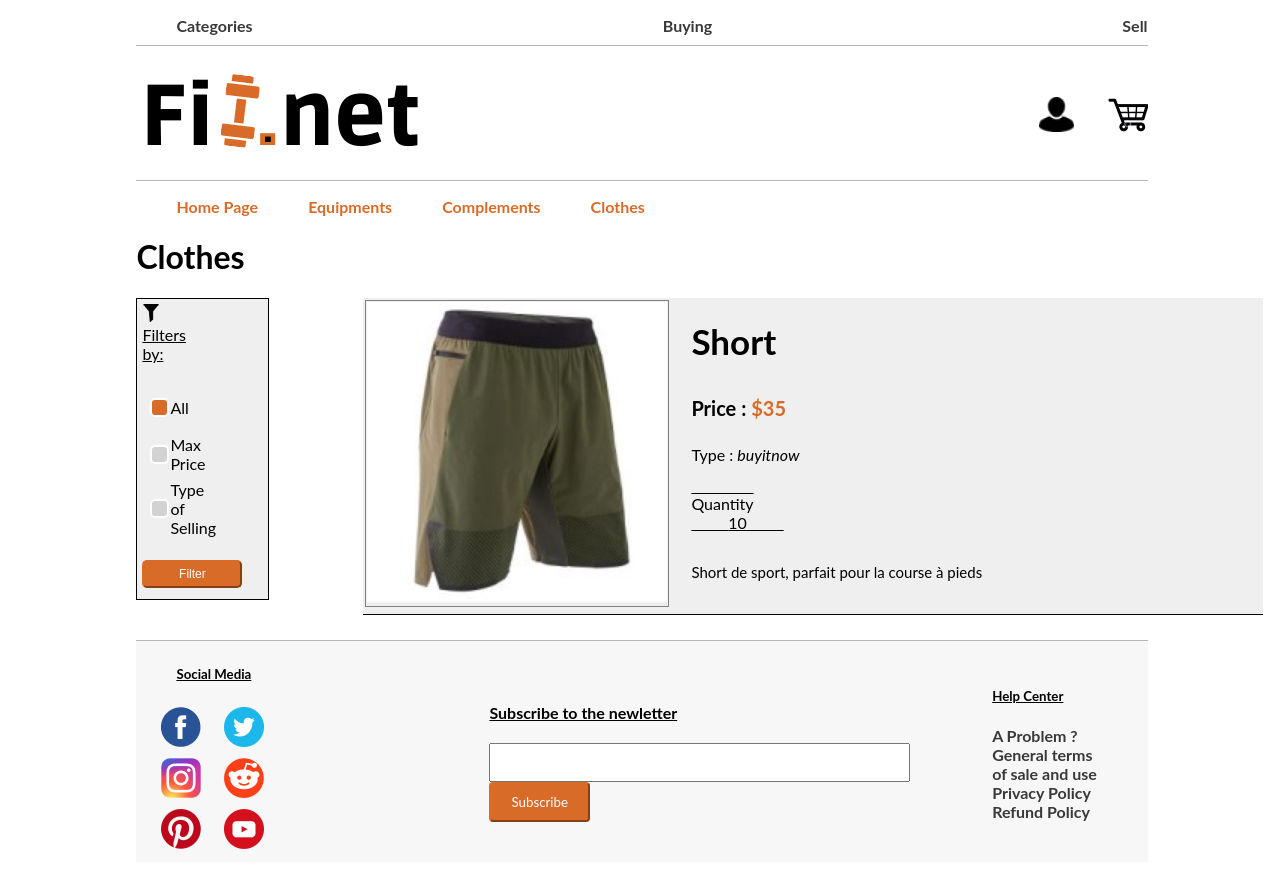
Screenshot of /PHP/clothes.php (signed in) with the database file from the repository.
### tables this page shows
CREATE TABLE IF NOT EXISTS `items` (
  `id` int(11) NOT NULL AUTO_INCREMENT,
  `name` text NOT NULL,
  `description` text NOT NULL,
  `price` int(11) NOT NULL,
  `category` text NOT NULL,
  `photo1` text NOT NULL,
  `photo2` text NOT NULL,
  `photo3` text NOT NULL,
  `video` text NOT NULL,
  `quantity` int(11) NOT NULL,
  `type_of_selling` text NOT NULL,
  `id_seller` int(11) NOT NULL,
  PRIMARY KEY (`id`)
);

### PHP/clothes.php (the view, shortened to what this page needs)
<!DOCTYPE html>
<html lang="en">
<head>
    <link rel="stylesheet" type="text/css" href="../CSS/categorie.css">
</head>
    <body>
        <?php include 'header.php'?>
        <?php
            $mysqli = new mysqli('127.0.0.1','root', '', 'fitnet', NULL) or die("Connect failed");
            $allauctions = array();
            $result2 = $mysqli->query("SELECT * FROM `auction`");
            if($result2->num_rows > 0){
                while($row = $result2->fetch_assoc()) {
                    $auction=array($row["id_auction"],$row["id_seller"],$row["id_buyer"],$row["id_item"],$row["price"],$row["status"],$row["date"],$row["secondbestprice"]);
                    $allauctions[]=$auction;
                }
            }
            $nbAuctions = count($allauctions);
            for($i=0;$i<$nbAuctions;$i++){
                $currentId = $allauctions[$i][0];
                $actualDate = date("Y-m-d");
                $actualDate = date_create($actualDate);
                $dateauction = date_create($allauctions[$i][6]);
                $diff = date_diff($actualDate, $dateauction);
                if($diff->format('%R%a days')<0){
                $mysqli->query("UPDATE `auction` SET `status`='finished' WHERE `id_auction`='$currentId' ");
                $secondbestprice = $allauctions[$i][7];
                $finalprice = $secondbestprice+1;
                $id_buyer =  $allauctions[$i][2];
                $id_seller =  $allauctions[$i][1];
                $id_item =  $allauctions[$i][3];
                $mysqli->query("UPDATE items SET price='$finalprice' WHERE `id`='$id_item' ");
                $mysqli->query("INSERT INTO `buyitnow`(`id_buyitnow`, `id_seller`, `id_buyer`, `price`, `status`,`id_item`,`quantity`) VALUES(NULL,'$id_seller','$id_buyer','$finalprice','shoppingcart','$id_item','1')");
                }
            }
            $allProducts = array();
            $result = $mysqli->query("SELECT * FROM `items` WHERE `category`='clothe'");
            if($result->num_rows > 0){
                while($row = $result->fetch_assoc()) {
                    if($row["type_of_selling"] == "auction"){
                        $iditemauction = $row["id"];
                        $checkstatus = $mysqli->query("SELECT `status` FROM `auction` WHERE `id_item`='$iditemauction' ");
                        if($checkstatus->num_rows > 0){
                            while($row2 = $checkstatus->fetch_assoc()){
                                if($row2["status"] == "inprogress"){
                                    $product=array($row["id"],$row["name"],$row["photo1"],$row["price"],$row["description"],$row["quantity"],$row["type_of_selling"]);
                                    $allProducts[]=$product;
                                }
                            }
                        }
                    }else{
                        $product=array($row["id"],$row["name"],$row["photo1"],$row["price"],$row["description"],$row["quantity"],$row["type_of_selling"]);
                        $allProducts[]=$product;
                    }
                }
            }
            $nbProducts = count($allProducts);
        ?>
       <h1>Clothes</h1>
       <div class="filter_item_categories_bloc">
          <div class="filter_form_block">
             <form class="filter_form" name="form" action="" method="post">
                   <div class="title_filter">
                       <img src="../Images/logo_filtre.png" width="18" height="auto">
                       <label for="radio_button_filter"><u>Filters by: </u></label>
                   </div>
                   <table>
                       <tr class="filter_table_row_line">
                           <td>
                               <input checked="checked" class="radio_button_filter" type="radio" name="filter" value="All" onclick="cacher()" >
                           </td>
                           <td>
                               <label class="label_filter">All</label>
                           </td>
                       </tr>
                       <tr class="filter_table_row_line">
                           <td><input class="radio_button_filter" type="radio" name="filter" value="Max Price" onclick="afficherPrice()"></td>
                           <td><label class="label_filter" for="max_price_value">Max Price</label>
                           <div id="selecteur_of_price_block" hidden><input class="range" type="range" name="max_price_value" id="max_price_value" value="0" step="5" min="0" max="250"><output></output>$</div></td>
                       </tr>
                       <tr class="filter_table_row_line">
                           <td><input class="radio_button_filter" type="radio" name="filter" value="Name" onclick="afficherType()"></td>
                           <td><label class="label_filter" for="type_of_selling">Type of Selling</label>
                           </td>
                       </tr>
                   </table>
                   <div class="filter_select_button_block">
                       <input type="submit" value="Filter" class="filter_select_button">
                   </div>
               </form>
           </div>
           <div class="item_table_block">
                <?php
                if($nbProducts > 0){
                    for ($row = 0; $row < $nbProducts ; $row++) {
                        if($allProducts[$row][5]>0){
                        $photo = "../itemImages/".$allProducts[$row][2];
                        $linkproduct = "productPage.php?idproduct=".$allProducts[$row][0];
                        echo "<table class='table_of_items' border=1>";
                        echo "<tr>";
                        echo "<td rowspan=5 id='picture_item'><a class='link_for_article' href='$linkproduct'><img src=$photo width=300 height=300></a></td>";
                        echo "<td class='raw_table_items_list'  id='title_item'>".$allProducts[$row][1]."</td></tr>";
                        echo "<tr><td class='raw_table_items_list' id='prix_item'><b>Price : </b><span id='nuber_price_item'>$".$allProducts[$row][3]."</span></td></tr>";
                        echo "<tr><td class='raw_table_items_list' id='type_item'>Type : <em>".$allProducts[$row][6]."</em></td></tr>";
                        echo "<tr><td class='raw_table_items_list'  id='quantity_item'><span style='text-decoration:overline;'>Quantity</span>  <br><span style='text-decoration:underline;'>&nbsp;&nbsp;&nbsp;&nbsp;&nbsp;&nbsp;&nbsp&nbsp&nbsp".$allProducts[$row][5]."&nbsp;&nbsp;&nbsp;&nbsp;&nbsp;&nbsp;&nbsp&nbsp&nbsp</span></td></tr>";
                        echo "<tr><td class='raw_table_items_list' id='description_item'>".$allProducts[$row][4]."</td></tr>";
                        echo "</table>";
                        }
                    }
                }
                ?>
           </div>
        </div>
        <?php include 'footer.php'?>
    </body>
</html>

### CSS/categorie.css (style rules this page uses)
.title_filter { padding-bottom: 20px; }
.label_filter { display: flex; justify-content: flex-start; }
.filter_form { background-color: #EFEFEF; max-width: 100px; height: 290px; padding: 5px 100px 5px 5px; border : 1px black solid; width: 12.5%; }
.filter_form_block { padding-right: 20px; padding-bottom: 40px; position: sticky; }
.filter_table_row_line { height: 45px; }
.radio_button_filter:after { width: 15px; height: 15px; border-radius: 5px; position: relative; background-color: #d1d3d1; content: ''; display: inline-block; visibility: visible; border: 2px solid white; }
.radio_button_filter:checked:after { width: 15px; height: 15px; border-radius: 5px; position: relative; background-color: #D86B27; content: ''; display: inline-block; visibility: visible; border: 2px solid white; }
.filter_select_button { font-size: 12px; background-color: #D86B27; border-radius: 5px; padding: 5px; color: white; border-color: #D86B27; margin: 0 auto; width: 100px; }
.filter_select_button_block { padding-top: 20px; }
.filter_item_categories_bloc { display: flex; }
.item_table_block { padding-bottom: 20px; }

### CSS/header.css (style rules this page uses)
body { font-family: lato; padding-right: 10%; padding-left: 10%; }

### CSS/equipmentsCSS.php (style rules this page uses)
.table_of_items { padding-bottom : 5px; background-color : #EFEFEF; margin: 0 auto; width: 900px; border : none; border-bottom : 1px solid black; }
.raw_table_items_list { padding-left : 20px; border: none; overflow: hidden; width: 100%; }
#picture_item { border : 1px grey solid; }
#title_item { height : 10%; color : #0F00F; font-weight : bolder; font-size : 35px; }
#prix_item { font-size : 20px; height :10%; }
#nuber_price_item { color : #D86B27; font-weight : bold; }
#quantity_item { height : 20%; }
#type_item { height : 7%; }
#description_item { padding-top : 10px; font-size : 15px; display : flex; align-items : flex-start; }
.link_for_article { text-decoration : none; color : black; }

### rows the page displays
items: photo1 (picture), name "Short", price "35", type_of_selling "buyitnow", quantity "10", description "Short de sport, parfait pour la course à pieds"
